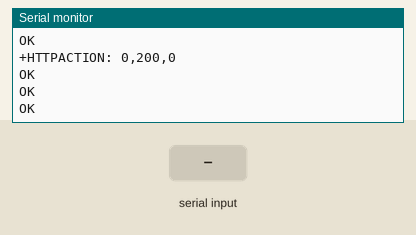
A sketch run on a simulated Arduino Uno, built with avr-gcc and run on an emulated ATmega328P. On the bench: the last lines printed to the serial monitor. The test bench sets the inputs (shaded band). The modem accepts every AT command (registered, SIM ready, sends succeed) and sends nothing else.

Above: at 13.0 s.
13.1 s: "1" received over the second serial link
At 14.1 s:
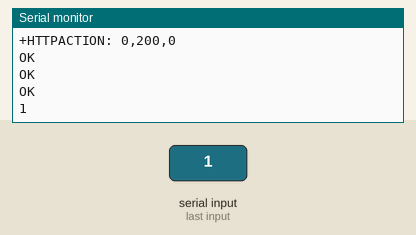
14.8 s: "0" received over the second serial link
At 15.3 s:
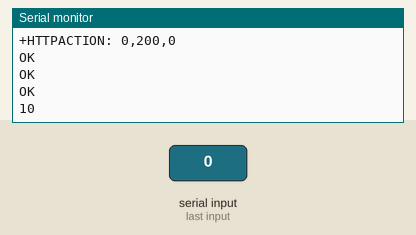

The sketch:

http_request_send.ino
```cpp
#include <SoftwareSerial.h>

//Create software serial object to communicate with SIM800L
SoftwareSerial mySerial(3, 2); //SIM800L Tx & Rx is connected to Arduino #3 & #2

void setup()
{
  //Begin serial communication with Arduino and Arduino IDE (Serial Monitor)
  Serial.begin(9600);

  //Begin serial communication with Arduino and SIM800L
  mySerial.begin(9600);

  Serial.println("Initializing...");
  delay(1000);

  mySerial.println("AT"); //Once the handshake test is successful, it will back to OK
  updateSerial();
  mySerial.println("AT+CSQ"); //Signal quality test, value range is 0-31 , 31 is the best
  updateSerial();
  mySerial.println("AT+CCID"); //Read SIM information to confirm whether the SIM is plugged
  updateSerial();
  mySerial.println("AT+CREG?"); //Check whether it has registered in the network
  updateSerial();
  mySerial.println("AT+SAPBR=3,1,Contype,GPRS");//Setting connection Mode to gprs
  updateSerial();
  mySerial.println("AT+SAPBR=3,1,APN,dialogbb");// add the apn(acess point name)
  updateSerial();
  mySerial.println("AT+SAPBR=1,1");//initialize IP adress
  updateSerial();
  mySerial.println("AT+SAPBR=2,1");//Show the IP
  updateSerial();
  delay(1000);
  mySerial.println("AT+HTTPTERM");//close current HTTP connections
  updateSerial();
  mySerial.println("AT+HTTPINIT");//initialize HTTP connection
  updateSerial();
  mySerial.println("AT+HTTPPARA=CID,1");//Default code
  updateSerial();
  mySerial.println("AT+HTTPPARA=URL,http://124.43.42.225/hp1/s/e.php?i=111111&d=20210320&c=34.5");//url
  updateSerial();
  mySerial.println("AT+HTTPPARA=CONTENT,application/x-www-form-urlencoded");//Encoding the URL
  updateSerial();
  mySerial.println("AT+HTTPACTION=1");//Sending a set request
  updateSerial();
  mySerial.println("AT+HTTPREAD");//Read Http retun value
  updateSerial();
  mySerial.println("AT+HTTPTERM");//Terminate HTTP connection
  delay(1000);
  updateSerial();
  mySerial.println("AT+SAPBR=0,1");//stop net connction mode(Closing IP)
  updateSerial();
}

void loop()
{
  updateSerial();
}

void updateSerial()
{
  delay(500);
  while (Serial.available())
  {
    mySerial.write(Serial.read()); //Forward what Serial received to Software Serial Port
  }
  while (mySerial.available())
  {
    Serial.write(mySerial.read()); //Forward what Software Serial received to Serial Port
  }
}
```

Measured:
- after the input at 13.1 s, the serial monitor: prints a new line after 0.27 s (image 1)
- after the input at 14.8 s, the serial monitor: prints a new line after 0.07 s (image 2)
